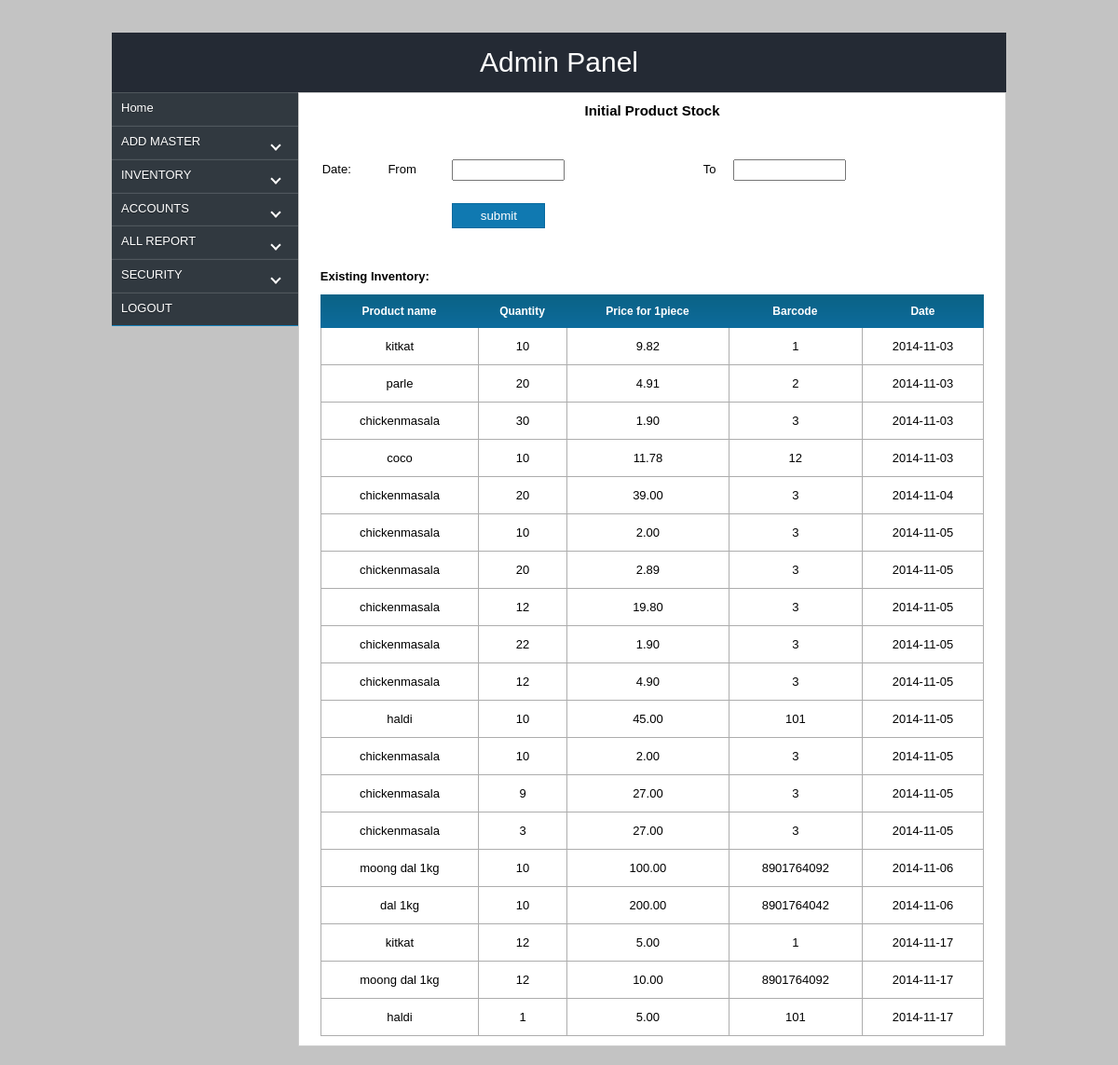
The page /admin/initial_stock.php (signed in) on the database its author committed.
### tables this page shows
CREATE TABLE IF NOT EXISTS `stock` (
  `id` int(11) NOT NULL AUTO_INCREMENT,
  `product_id` varchar(300) NOT NULL,
  `quantity` varchar(200) NOT NULL,
  `price` float(10,2) NOT NULL,
  `retailer_price` float(10,2) NOT NULL,
  `distributer_price` float(10,2) NOT NULL,
  `totprice` varchar(200) NOT NULL,
  `barcode` varchar(300) NOT NULL,
  `uniqueid` varchar(300) NOT NULL,
  `date` date NOT NULL,
  `cat` varchar(200) NOT NULL,
  `comp` varchar(200) NOT NULL,
  `order_no` varchar(200) NOT NULL,
  PRIMARY KEY (`id`)
);

CREATE TABLE IF NOT EXISTS `product` (
  `id` int(11) NOT NULL AUTO_INCREMENT,
  `prod_name` varchar(300) NOT NULL,
  `category` varchar(200) NOT NULL,
  `company` varchar(200) NOT NULL,
  `minimum` varchar(200) NOT NULL,
  `barcode` varchar(200) NOT NULL,
  `retailer` float(10,2) NOT NULL,
  `distributer` float(10,2) NOT NULL,
  `customer` float(10,2) NOT NULL,
  PRIMARY KEY (`id`)
);

### admin/initial_stock.php (the view, shortened to what this page needs)
<?php
if(!$_SESSION['user'])
{ header("location:../index.php");}else{
 ?>
<html>
<head>
<link href="css/style.css" rel="stylesheet"  type="text/css"/>
<link rel="stylesheet" type="text/css" media="all" href="jsDatePick_ltr.min.css" />
</head>
<body>
<div id="wrapper">
       <div id="header">Admin Panel</div>
	   <div id="con">
         <div id="container" style="font-size: 10px;">
            <div id="lcontainer">
                <?php include_once('menu.php');?>
            </div>
            <div id="rcontainer" align="middle">
                <div class="content2">
				<h3>Initial Product Stock</h3>
				</div>
				<div class="content3">
				<form name="f" method="post">
<table class="table" style="height:100px;">
<tr>
<td>Date:</td>
<td>From</td>
<td><input type="text" name="rpt" size="12" id="inputField" class="text"/></td>
<td>To</td>
<td><input type="text" name="rpt1" size="12" id="inputField1" class="text"/></td>
</tr>
<tr>
<td>&nbsp;</td>
<td>&nbsp;</td>
<td>
<input type="submit" name="submit" value="submit"  class="btn"/>
</td>
</tr>
</table>
</form>
<table class="table" cellspacing="0" cellpadding="0" style="line-height:3;">
<tr>
<td colspan="2" style="font-weight:bold;">Existing Inventory:</td>
</tr>
<tr style="background:url(image/yellow.png); color:#fff; height:25px; font-size:12px;">
<th>Product name</th>
<th>Quantity</th>
<th>Price for 1piece</th>
<th>Barcode</th>
<th>Date</th>
</tr>
<?php
if(isset($_POST['rpt'])=="" && isset($_POST['rpt1'])=="")
{
$sqlstock=mysql_query("select * from `stock`");
	}
else{
$sqlstock=mysql_query("select * from `stock` where date between '$_POST[rpt]' and '$_POST[rpt1]'");
}
while($resstock=mysql_fetch_array($sqlstock)){
$proname=mysql_query("select * from `product` where `id`='$resstock[product_id]'");
$resproname=mysql_fetch_array($proname);
?>
<tr>
<td class="td"><?php echo $resproname['prod_name'];?></td>
<td class="td"><?php echo $resstock['quantity'];?></td>
<td class="td"><?php echo $resstock['price'];?></td>
<td class="td"><?php echo $resstock['barcode'];?></td>
<td class="td" style="border-right:1px solid #adadad;"><?php echo $resstock['date'];?></td>
</tr>
<?php
}
?>
</table>
				</div>
         </div>
        </div>
	</div>
    </div>
</body>
</html>
<?php
}
?>

### admin/css/style.css (style rules this page uses)
* { margin:0px; padding:0px; }
body { background:url('../image/yllw.jpg') no-repeat; background-size:100% 100%; background:#c3c3c3; }
#wrapper { width:960px;margin:0 auto; margin-top:35px; }
#header { width:930px; height:auto; padding:15px; background:rgba(255,255,255,0.5); text-align: center; font-family: fantasy; font-family:arial;font-size:30px; background:#333; color:#fff; background:#242a34; }
#con { width:100%; height:auto; float:left; margin-bottom:20px; }
#container { width:960px; margin:auto; background:#fff; }
#lcontainer { width:200px; float: left; height:auto; background:rgba(255,255,225,0.5); }
#rcontainer { width:758px; float:left; min-height:500px;height:auto; background:#fff; border:1px solid #ccc; }
.table { font-family:arial; font-size:13px; width:400px; height:0px; margin-top:20px; margin-bottom:10px; line-height:2; width:100%; }
h3 { font-family:arial; font-size:15px; width:300px; }
.text { padding:2px; }
.td { border-left:1px solid #adadad; border-bottom:1px solid #adadad; text-align:center; }
.btn { width:60px; padding:2px; }

### admin/styles.css (style rules this page uses)
.content2 { width:90%; height:auto; float:left; font-family:arial; font-size:14px; margin-top:10px; margin-left:5%; }
.content3 { width:94%; height:auto; float:left; margin-top:10px; font-family:arial; margin-left:3%; }
.btn { width:100px; height:auto; float:left; padding:5px; background:#1079b1; border:none; color:#fff; text-align:center; font-family:Arial, Helvetica, sans-serif; border:1px solid #066a9f; }

### rows shown on the page
stock: product.prod_name "kitkat", quantity "10", price "9.82", barcode "1", date "2014-11-03"
stock: product.prod_name "parle", quantity "20", price "4.91", barcode "2", date "2014-11-03"
stock: product.prod_name "chickenmasala", quantity "30", price "1.90", barcode "3", date "2014-11-03"
stock: product.prod_name "coco", quantity "10", price "11.78", barcode "12", date "2014-11-03"
stock: product.prod_name "chickenmasala", quantity "20", price "39.00", barcode "3", date "2014-11-04"
stock: product.prod_name "chickenmasala", quantity "10", price "2.00", barcode "3", date "2014-11-05"
stock: product.prod_name "chickenmasala", quantity "20", price "2.89", barcode "3", date "2014-11-05"
stock: product.prod_name "chickenmasala", quantity "12", price "19.80", barcode "3", date "2014-11-05"
stock: product.prod_name "chickenmasala", quantity "22", price "1.90", barcode "3", date "2014-11-05"
stock: product.prod_name "chickenmasala", quantity "12", price "4.90", barcode "3", date "2014-11-05"
stock: product.prod_name "haldi", quantity "10", price "45.00", barcode "101", date "2014-11-05"
stock: product.prod_name "chickenmasala", quantity "10", price "2.00", barcode "3", date "2014-11-05"
stock: product.prod_name "chickenmasala", quantity "9", price "27.00", barcode "3", date "2014-11-05"
stock: product.prod_name "chickenmasala", quantity "3", price "27.00", barcode "3", date "2014-11-05"
stock: product.prod_name "moong dal 1kg", quantity "10", price "100.00", barcode "8901764092", date "2014-11-06"
stock: product.prod_name "dal 1kg", quantity "10", price "200.00", barcode "8901764042", date "2014-11-06"
stock: product.prod_name "kitkat", quantity "12", price "5.00", barcode "1", date "2014-11-17"
stock: product.prod_name "moong dal 1kg", quantity "12", price "10.00", barcode "8901764092", date "2014-11-17"
stock: product.prod_name "haldi", quantity "1", price "5.00", barcode "101", date "2014-11-17"
